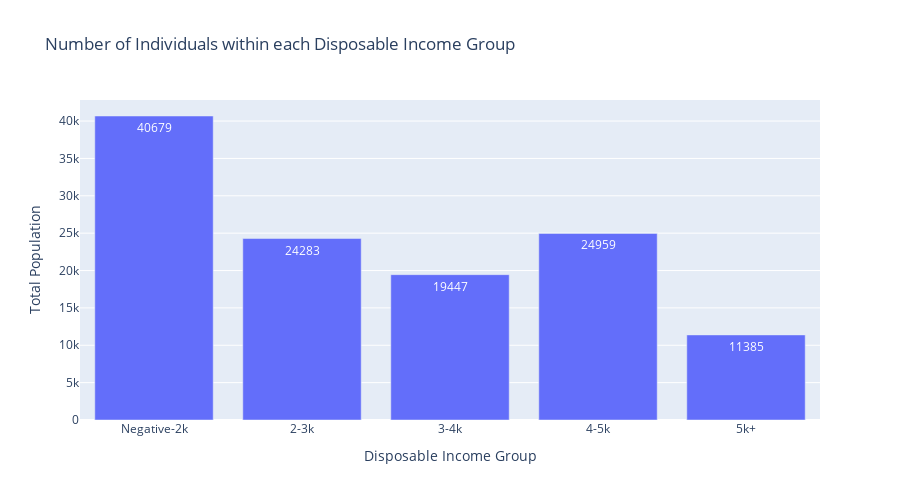

This figure's notebook cell:
### Markdown cell above
Next, we should look at how many actual individuals fall into the different levels of disposable income. To do this let's create bins of -1000 to 2000, 2K to 3K, 3K to 4K, 4K to 5K and over 5K. Then we can use the population numbers to indicate how many people are living within the census tracks at these average levels. It's important to remember that these are average numbers across the census tracts so we can't say that the number indicates how many individuals are at these disposable income levels, but rather how many people are living in the areas with these average numbers. This should serve our purposes by estimating the areas where the most people are likely to benefit from affordable housing initiatives.

### Code cell
import plotly.express as px
import pandas as pd

#create bar graph showing population within each bin of disposable income level
bins = [-1000, 2000, 3000, 4000, 5000, float('inf')]  # Define bin edges
labels = ['Negative-2k', '2-3k', '3-4k', '4-5k', '5k+']  # Define bin labels

mon_merge['disp_ave'] = pd.to_numeric(mon_merge['disp_ave'], errors='coerce')
mon_merge['disp_ave'] = mon_merge['disp_ave'].apply(lambda x: max(x, 0)) # Replace negative values with 0
mon_merge2 = mon_merge.dropna(subset=['disp_ave'])

mon_merge2['Disp_Income_Group'] = pd.cut(mon_merge2['disp_ave'], bins=bins, labels=labels, right=False)
grouped_mon_merge = mon_merge2.groupby('Disp_Income_Group')['B01003_001E'].sum().reset_index()

fig = px.bar(grouped_mon_merge, x='Disp_Income_Group', y='B01003_001E', text='B01003_001E',
             labels={'Income_Group': 'Disposable Income Group', 'B01003_001E': 'Total Population'},
             title='Number of Individuals within each Disposable Income Group',
             height=500)

# Customize the layout
fig.update_layout(xaxis=dict(title_text='Disposable Income Group'),
                  yaxis=dict(title_text='Total Population'))


fig.show()

### Figure 1 — Plotly figure (JSON) as saved in the notebook; plotly's stock layout.template omitted (floating-point values rounded to 4 significant figures)
{"data": [{"alignmentgroup": "True", "hovertemplate": "Disp_Income_Group=%{x}<br>Total Population=%{text}<extra></extra>", "legendgroup": "", "marker": {"color": "#636efa", "pattern": {"shape": ""}}, "name": "", "offsetgroup": "", "orientation": "v", "showlegend": false, "text": [40679, 24283, 19447, 24959, 11385], "textposition": "auto", "type": "bar", "x": ["Negative-2k", "2-3k", "3-4k", "4-5k", "5k+"], "xaxis": "x", "y": [40679, 24283, 19447, 24959, 11385], "yaxis": "y"}], "layout": {"barmode": "relative", "height": 500, "legend": {"tracegroupgap": 0}, "title": {"text": "Number of Individuals within each Disposable Income Group"}, "xaxis": {"anchor": "y", "domain": [0, 1], "title": {"text": "Disposable Income Group"}}, "yaxis": {"anchor": "x", "domain": [0, 1], "title": {"text": "Total Population"}}}}
